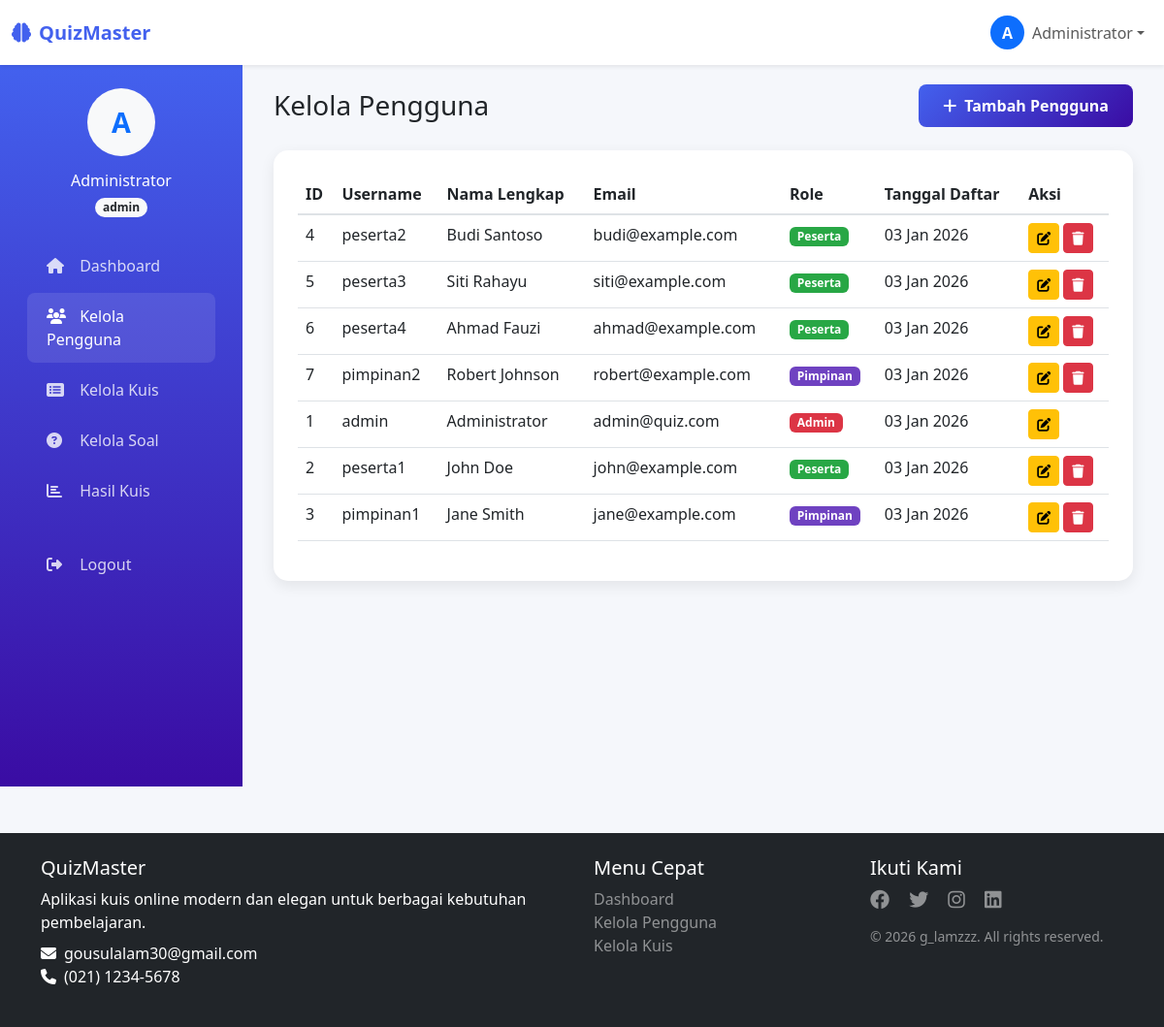
/admin/manage_users.php (signed in), run on the app's committed database.
### tables this page shows
CREATE TABLE `users` (
  `id` int(11) NOT NULL,
  `username` varchar(50) NOT NULL,
  `password` varchar(255) NOT NULL,
  `nama_lengkap` varchar(100) NOT NULL,
  `email` varchar(100) DEFAULT NULL,
  `role` enum('admin','peserta','pimpinan') NOT NULL,
  `created_at` timestamp NOT NULL DEFAULT current_timestamp()
);

### admin/manage_users.php (the view, shortened to what this page needs)
<?php
require_once '../includes/auth.php';
include '../includes/header.php';
$users = mysqli_query($conn, "SELECT * FROM users ORDER BY created_at DESC");
?>
<div class="container-fluid">
    <div class="d-flex justify-content-between align-items-center mb-4">
        <h1 class="h3 mb-0 text-gray-800">Kelola Pengguna</h1>
        <button class="btn btn-primary" data-bs-toggle="modal" data-bs-target="#addUserModal">
            <i class="fas fa-plus me-2"></i>Tambah Pengguna
        </button>
    </div>
    <div class="card">
        <div class="card-body">
            <div class="table-responsive">
                <table class="table table-hover">
                    <thead>
                        <tr>
                            <th>ID</th>
                            <th>Username</th>
                            <th>Nama Lengkap</th>
                            <th>Email</th>
                            <th>Role</th>
                            <th>Tanggal Daftar</th>
                            <th>Aksi</th>
                        </tr>
                    </thead>
                    <tbody>
                        <?php while ($user = mysqli_fetch_assoc($users)): ?>
                        <tr>
                            <td><?php echo $user['id']; ?></td>
                            <td><?php echo $user['username']; ?></td>
                            <td><?php echo $user['nama_lengkap']; ?></td>
                            <td><?php echo $user['email']; ?></td>
                            <td>
                                <span class="badge badge-<?php echo $user['role']; ?>">
                                    <?php echo ucfirst($user['role']); ?>
                                </span>
                            </td>
                            <td><?php echo date('d M Y', strtotime($user['created_at'])); ?></td>
                            <td>
                                <button class="btn btn-sm btn-warning edit-user" data-user='<?php echo json_encode($user); ?>'>
                                    <i class="fas fa-edit"></i>
                                </button>
                                <?php if ($user['id'] != $_SESSION['user_id']): ?>
                                <a href="?delete=<?php echo $user['id']; ?>" class="btn btn-sm btn-danger" onclick="return confirm('Hapus pengguna ini?')">
                                    <i class="fas fa-trash"></i>
                                </a>
                                <?php endif; ?>
                            </td>
                        </tr>
                        <?php endwhile; ?>
                    </tbody>
                </table>
            </div>
        </div>
    </div>
</div>
<?php include '../includes/footer.php'; ?>

### includes/header.php (shortened to what this page needs)
<!DOCTYPE html>
<html lang="id">
<head>
    <link href="https://cdn.jsdelivr.net/npm/bootstrap@5.3.0-alpha1/dist/css/bootstrap.min.css" rel="stylesheet">
    <link rel="stylesheet" href="https://cdnjs.cloudflare.com/ajax/libs/font-awesome/6.4.0/css/all.min.css">
    <link rel="stylesheet" href="<?php echo BASE_URL; ?>css/style.css">
</head>
<body>
    <?php if (isset($_SESSION['user_id'])): ?>
    <nav class="navbar navbar-expand-lg navbar-light bg-white shadow-sm">
        <div class="container-fluid">
            <a class="navbar-brand" href="<?php echo BASE_URL; ?>dashboard.php">
                <i class="fas fa-brain me-2"></i>QuizMaster
            </a>
            <div class="navbar-nav ms-auto align-items-center">
                <div class="nav-item dropdown">
                    <a class="nav-link dropdown-toggle d-flex align-items-center" href="#" id="userDropdown" role="button" data-bs-toggle="dropdown">
                        <div class="avatar-circle bg-primary text-white d-flex align-items-center justify-content-center me-2" style="width: 35px; height: 35px; border-radius: 50%;">
                            <?php echo substr($_SESSION['nama_lengkap'], 0, 1); ?>
                        </div>
                        <span><?php echo $_SESSION['nama_lengkap']; ?></span>
                    </a>
                </div>
            </div>
        </div>
    </nav>
    <div class="container-fluid">
        <div class="row">
            <div class="col-lg-3 col-xl-2 sidebar d-none d-lg-block" id="sidebar">
                <div class="px-3 pt-4">
                    <div class="user-info text-center mb-4">
                        <div class="avatar-circle bg-light text-primary d-flex align-items-center justify-content-center mx-auto mb-3" style="width: 70px; height: 70px; border-radius: 50%; font-size: 1.8rem; font-weight: bold;">
                            <?php echo substr($_SESSION['nama_lengkap'], 0, 1); ?>
                        </div>
                        <h6 class="mb-1"><?php echo $_SESSION['nama_lengkap']; ?></h6>
                        <span class="badge rounded-pill bg-light text-dark">
                            <?php echo $_SESSION['role']; ?>
                        </span>
                    </div>
                    <ul class="nav flex-column">
                        <li class="nav-item">
                            <a class="nav-link <?php echo basename($_SERVER['PHP_SELF']) == 'dashboard.php' ? 'active' : ''; ?>" href="<?php echo BASE_URL; ?>dashboard.php">
                                <i class="fas fa-home"></i> Dashboard
                            </a>
                        </li>
                        <?php if ($_SESSION['role'] == 'admin'): ?>
                            <li class="nav-item">
                                <a class="nav-link <?php echo basename($_SERVER['PHP_SELF']) == 'manage_users.php' ? 'active' : ''; ?>" href="<?php echo BASE_URL; ?>admin/manage_users.php">
                                    <i class="fas fa-users"></i> Kelola Pengguna
                                </a>
                            </li>
                            <li class="nav-item">
                                <a class="nav-link <?php echo basename($_SERVER['PHP_SELF']) == 'manage_quiz.php' ? 'active' : ''; ?>" href="<?php echo BASE_URL; ?>admin/manage_quiz.php">
                                    <i class="fas fa-list-alt"></i> Kelola Kuis
                                </a>
                            </li>
                            <li class="nav-item">
                                <a class="nav-link <?php echo basename($_SERVER['PHP_SELF']) == 'manage_questions.php' ? 'active' : ''; ?>" href="<?php echo BASE_URL; ?>admin/manage_questions.php">
                                    <i class="fas fa-question-circle"></i> Kelola Soal
                                </a>
                            </li>
                            <li class="nav-item">
                                <a class="nav-link <?php echo basename($_SERVER['PHP_SELF']) == 'view_results.php' ? 'active' : ''; ?>" href="<?php echo BASE_URL; ?>admin/view_results.php">
                                    <i class="fas fa-chart-bar"></i> Hasil Kuis
                                </a>
                            </li>
                        <?php endif; ?>
                        <li class="nav-item mt-4">
                            <a class="nav-link" href="<?php echo BASE_URL; ?>logout.php">
                                <i class="fas fa-sign-out-alt"></i> Logout
                            </a>
                        </li>
                    </ul>
                </div>
            </div>
            <div class="col-lg-9 col-xl-10 main-content" id="mainContent">
    <?php endif; ?>

### includes/footer.php (shortened to what this page needs)
<?php if (isset($_SESSION['user_id'])): ?>
            </div>
        </div>
    </div>
<?php endif; ?>
<footer class="bg-dark text-white py-4 mt-5">
    <div class="container">
        <div class="row">
            <div class="col-md-6">
                <h5>QuizMaster</h5>
                <p class="mb-0">Aplikasi kuis online modern dan elegan untuk berbagai kebutuhan pembelajaran.</p>
                <p class="mt-2">
                    <i class="fas fa-envelope me-2"></i>gousulalam30@gmail.com<br>
                    <i class="fas fa-phone me-2"></i>(021) 1234-5678
                </p>
            </div>
            <div class="col-md-3">
                <h5>Menu Cepat</h5>
                <ul class="list-unstyled">
                    <?php if (isset($_SESSION['user_id'])): ?>
                        <li><a href="<?php echo BASE_URL; ?>dashboard.php" class="text-white-50 text-decoration-none">Dashboard</a></li>
                        <?php if ($_SESSION['role'] == 'admin'): ?>
                            <li><a href="<?php echo BASE_URL; ?>admin/manage_users.php" class="text-white-50 text-decoration-none">Kelola Pengguna</a></li>
                            <li><a href="<?php echo BASE_URL; ?>admin/manage_quiz.php" class="text-white-50 text-decoration-none">Kelola Kuis</a></li>
                        <?php elseif ($_SESSION['role'] == 'peserta'): ?>
                            <li><a href="<?php echo BASE_URL; ?>peserta/take_quiz.php" class="text-white-50 text-decoration-none">Ikuti Kuis</a></li>
                            <li><a href="<?php echo BASE_URL; ?>peserta/results.php" class="text-white-50 text-decoration-none">Hasil Saya</a></li>
                        <?php elseif ($_SESSION['role'] == 'pimpinan'): ?>
                            <li><a href="<?php echo BASE_URL; ?>pimpinan/reports.php" class="text-white-50 text-decoration-none">Laporan</a></li>
                        <?php endif; ?>
                    <?php else: ?>
                        <li><a href="<?php echo BASE_URL; ?>login.php" class="text-white-50 text-decoration-none">Login</a></li>
                    <?php endif; ?>
                </ul>
            </div>
            <div class="col-md-3">
                <h5>Ikuti Kami</h5>
                <div class="social-links">
                    <a href="#" class="text-white-50 me-3"><i class="fab fa-facebook fa-lg"></i></a>
                    <a href="#" class="text-white-50 me-3"><i class="fab fa-twitter fa-lg"></i></a>
                    <a href="#" class="text-white-50 me-3"><i class="fab fa-instagram fa-lg"></i></a>
                    <a href="#" class="text-white-50"><i class="fab fa-linkedin fa-lg"></i></a>
                </div>
                <p class="mt-3 text-white-50 small">
                    &copy; <?php echo date('Y'); ?> g_lamzzz. All rights reserved.
                </p>
            </div>
        </div>
    </div>
</footer>
</body>
</html>

### css/style.css (style rules this page uses)
.badge-admin { background-color: #dc3545; color: white; }
.badge-peserta { background-color: #28a745; color: white; }
.badge-pimpinan { background-color: #6f42c1; color: white; }
.avatar-circle { display: flex; align-items: center; justify-content: center; border-radius: 50%; font-weight: bold; }
.btn-primary { background: linear-gradient(135deg, #4361ee, #3a0ca3); border: none; }
.table th { border-top: none; border-bottom: 2px solid #dee2e6; font-weight: 600; }

### includes/header.php (style rules this page uses)
:root { --primary-color: #4361ee; --secondary-color: #3a0ca3; --success-color: #4cc9f0; --light-color: #f8f9fa; --dark-color: #212529; }
body { font-family: 'Segoe UI', Tahoma, Geneva, Verdana, sans-serif; background-color: #f5f7fb; min-height: 100vh; display: flex; flex-direction: column; }
.navbar-brand { font-weight: 700; color: var(--primary-color) !important; }
.sidebar { min-height: calc(100vh - 56px); background: linear-gradient(180deg, var(--primary-color), var(--secondary-color)); color: white; width: 250px; transition: all 0.3s; }
.sidebar .nav-link { color: rgba(255, 255, 255, 0.8); padding: 12px 20px; margin: 2px 0; }
.sidebar .nav-link:hover, .sidebar .nav-link.active { color: white; background-color: rgba(255, 255, 255, 0.1); border-radius: 8px; }
.sidebar .nav-link i { width: 20px; margin-right: 10px; }
.main-content { flex: 1; padding: 20px; transition: all 0.3s; }
.card { border: none; border-radius: 15px; box-shadow: 0 5px 15px rgba(0, 0, 0, 0.08); transition: transform 0.3s; margin-bottom: 20px; }
.card-body { padding: 25px; }
.btn-primary { background-color: var(--primary-color); border-color: var(--primary-color); padding: 10px 25px; border-radius: 8px; font-weight: 600; }
.table th { font-weight: 600; border-top: none; color: var(--dark-color); }
.badge-admin { background-color: #dc3545; }
.badge-peserta { background-color: #28a745; }
.badge-pimpinan { background-color: #6f42c1; }
footer { margin-top: auto; background-color: var(--dark-color); color: white; padding: 20px 0; }

### data on the page
users: id "4", username "peserta2", nama_lengkap "Budi Santoso", email "budi@example.com", role "Peserta", created_at "03 Jan 2026"
users: id "5", username "peserta3", nama_lengkap "Siti Rahayu", email "siti@example.com", role "Peserta", created_at "03 Jan 2026"
users: id "6", username "peserta4", nama_lengkap "Ahmad Fauzi", email "ahmad@example.com", role "Peserta", created_at "03 Jan 2026"
users: id "7", username "pimpinan2", nama_lengkap "Robert Johnson", email "robert@example.com", role "Pimpinan", created_at "03 Jan 2026"
users: id "1", username "admin", nama_lengkap "Administrator", email "admin@quiz.com", role "Admin", created_at "03 Jan 2026"
users: id "2", username "peserta1", nama_lengkap "John Doe", email "john@example.com", role "Peserta", created_at "03 Jan 2026"
users: id "3", username "pimpinan1", nama_lengkap "Jane Smith", email "jane@example.com", role "Pimpinan", created_at "03 Jan 2026"

### other printed values
substr($_SESSION['nama_lengkap'], 0, 1) "A"
$_SESSION['nama_lengkap'] "Administrator"
$_SESSION['role'] "admin"
